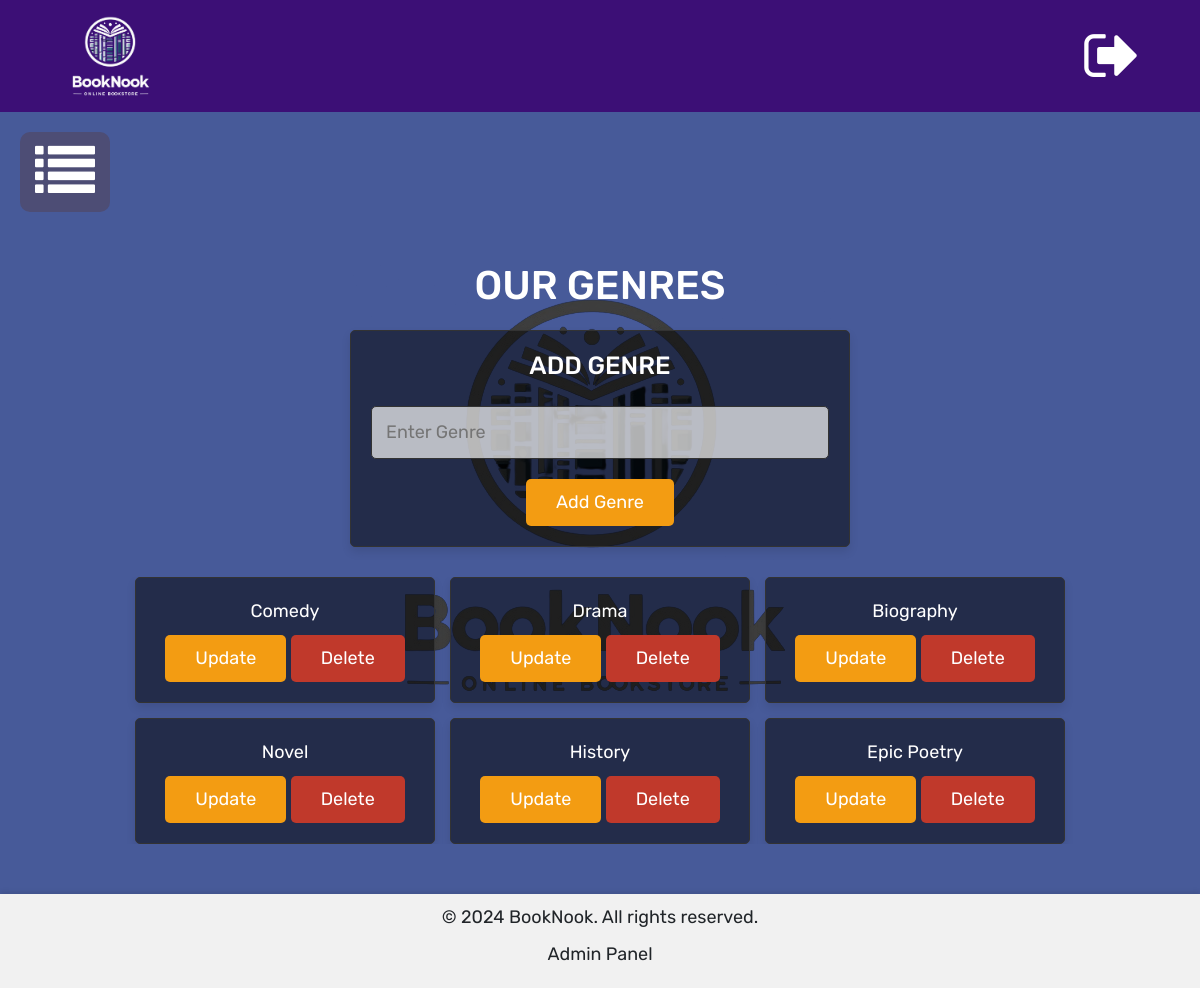
Page /admin/genres.php (signed in) on the committed database.
### tables this page shows
CREATE TABLE `genres` (
  `id` int(11) NOT NULL,
  `name` varchar(255) NOT NULL
);

### admin/genres.php (the view, shortened to what this page needs)
<?php
            include "./adminHeader.php";
            include_once "config/dbconnect.php";
?>
<!DOCTYPE html>
<html>
<head>
  <head>
    <link rel="stylesheet" href="https://cdn.jsdelivr.net/npm/bootstrap@4.0.0/dist/css/bootstrap.min.css">
        <link rel="stylesheet" href="https://cdnjs.cloudflare.com/ajax/libs/font-awesome/4.7.0/css/font-awesome.min.css">
       <link rel="stylesheet" href="assets/css/style.css"></link>
       <link rel="stylesheet" href="admin_style.css"></link>
</head>
<body>
  <div id="main">
    <button class="openbtn" onclick="openNav();" style="width:90px; border-radius:10px;"><i class="fa fa-list" style="font-size:60px;"></i></button>
  </div>
  <section class="add-products">
   <h1 class="title">Our Genres</h1>
   <form action="" method="post" enctype="multipart/form-data" onsubmit="return validateGenre()">
   <h3>Add Genre</h3>
   <input type="text" name="name" id="genre-name" class="box" placeholder="Enter Genre" required>
   <input type="submit" value="Add Genre" name="add_genre" class="option-btn">
</form>
</section>
<section class="show-products">
<div class="box-container">
   <?php
      $select_genres = mysqli_query($conn, "SELECT * FROM `genres`") or die('query failed');
      if(mysqli_num_rows($select_genres) > 0){
         while($fetch_genres = mysqli_fetch_assoc($select_genres)){
   ?>
   <div class="box-users">
      <div class="name"><?php echo $fetch_genres['name']; ?></div>
      <a href="genres.php?update=<?php echo $fetch_genres['id']; ?>" class="option-btn">update</a>
      <a href="genres.php?delete=<?php echo $fetch_genres['id']; ?>" class="delete-btn" onclick="return confirm('delete this genre?');">delete</a>
   </div>
   <?php
      }
   }else{
      echo '<p class="empty">No genres added yet!</p>';
   }
   ?>
</div>
</section>
            <div class="footer">
                <?php include 'adminfooter.php' ?>
            </div>
</body>
</html>

### admin/assets/css/style.css (style rules this page uses)
* { margin: 0; padding: 0; font-family: 'Work Sans', sans-serif; font-size: 18px; }
.openbtn { font-size: 20px; cursor: pointer; padding: 10px 15px; border: none; color: #fff; background-color:#4d4d75; }
#main { transition: margin-left .5s; padding: 20px; }

### admin/admin_style.css (style rules this page uses)
:root { --purple:#8e44ad; --red:#c0392b; --orange:#f39c12; --black:#333; --white:#fff; --light-color:#666; --light-white:#ccc; --light-bg:#f5f5f5; --border:.1rem solid var(--black); --box-shadow:0 .5rem 1rem rgba(0,0,0,.1); }
* { font-family: 'Rubik', sans-serif; margin:0; padding:0; box-sizing: border-box; outline: none; border:none; text-decoration: none; transition:all .2s linear; }
html { font-size: 62.5%; overflow-x: hidden; }
body { background-color: var(--light-bg); }
section { padding:3rem 2rem; }
.title { text-align: center; margin-bottom: 2rem; text-transform: uppercase; color:white; font-size: 4rem; }
.btn, .option-btn, .delete-btn, .white-btn { display: inline-block; margin-top: 1rem; padding:1rem 3rem; cursor: pointer; color:var(--white); font-size: 1.8rem; border-radius: .5rem; text-transform: capitalize; }
.option-btn { background-color: var(--orange); }
.delete-btn { background-color: var(--red); }
.add-products form { background-color: rgba(5, 5, 5, 0.53); border-radius: .5rem; padding:2rem; text-align: center; box-shadow: var(--box-shadow); border:var(--border); max-width: 50rem; margin:0 auto; }
.add-products form h3 { background-color: transparent; font-size: 2.5rem; text-transform: uppercase; color:white; margin-bottom: 1.5rem; }
.add-products form .box { background-color: rgb(247 247 247 / 71%); width: 100%; border-radius: .5rem; margin:1rem 0; padding:1.2rem 1.4rem; color:black; font-size: 1.8rem; border:var(--border); }
.show-products .box-container { display: grid; grid-template-columns: repeat(auto-fit, 30rem); justify-content: center; gap:1.5rem; max-width: 1200px; overflow: hidden; margin:0 auto; align-items: flex-start; }
.show-products { padding-top: 0; }

### admin/genres.php (style rules this page uses)
body { background:url("assets/images/logo.png") no-repeat center; background-color:#475a99; }
.show-products .box-container .box-users { text-align: center; color: white; padding: 2rem; border-radius: .5rem; border: var(--border); box-shadow: var(--box-shadow); background-color: rgba(5, 5, 5, 0.53); }

### rows in the picture
genres: name "Comedy"
genres: name "Drama"
genres: name "Biography"
genres: name "Novel"
genres: name "History"
genres: name "Epic Poetry"
